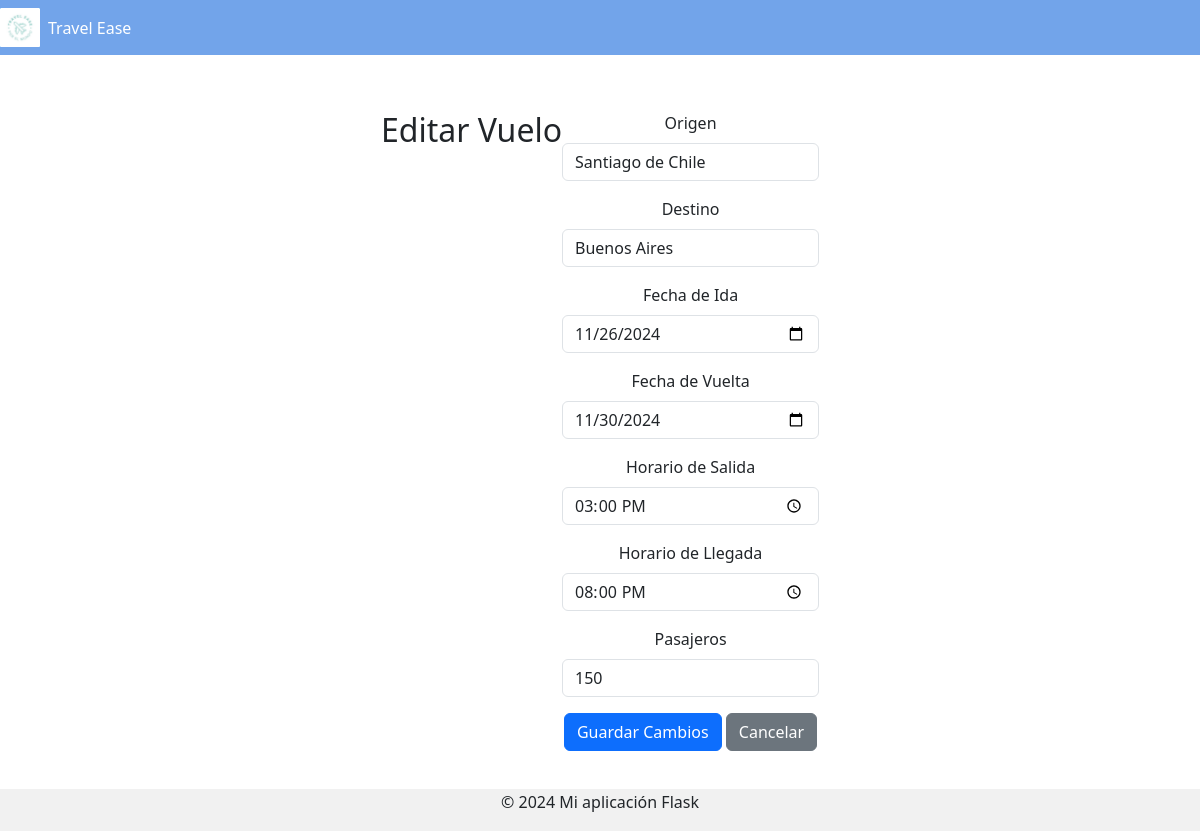
The page /busqueda/editar_vuelo/4 on the database its author committed.
### tables this page shows
CREATE TABLE vuelos (id INTEGER PRIMARY KEY AUTOINCREMENT, origen TEXT, destino TEXT, fecha_ida DATE, fecha_vuelta DATE, horario_salida DATETIME, horario_llegada DATETIME, pasajeros INTEGER);

### app/blueprints/busqueda/routes.py (the view)
@busqueda_bp.route('/editar_vuelo/<int:id>', methods=['GET', 'POST'])
def editar_vuelo(id):
    conexion = conectar()
    cursor = conexion.cursor()
    if request.method == 'POST':
        origen = request.form['origen']
        destino = request.form['destino']
        fecha_ida = request.form['fecha_ida']
        fecha_vuelta = request.form['fecha_vuelta']
        horario_salida = request.form['horario_salida']
        horario_llegada = request.form['horario_llegada']
        pasajeros = request.form['pasajeros']
        cursor.execute("""
            UPDATE vuelos
            SET origen = ?, destino = ?, fecha_ida = ?, fecha_vuelta = ?, horario_salida = ?, horario_llegada = ?, pasajeros = ?
            WHERE id = ?""",
            (origen, destino, fecha_ida, fecha_vuelta, horario_salida, horario_llegada, pasajeros, id)
        )
        conexion.commit()
        conexion.close()
        flash('Vuelo actualizado con éxito')
        return redirect(url_for('busqueda.ver_vuelos'))
    else:
        cursor.execute("SELECT * FROM vuelos WHERE id = ?", (id,))
        vuelo = cursor.fetchone()
        conexion.close()
        return render_template('busqueda/editar_vuelo.html', vuelo=vuelo)

### app/blueprints/busqueda/routes.py (called while the page is built)
def conectar():
    return sqlite3.connect('agencia_viajes.db')

### app/templates/busqueda/editar_vuelo.html (shortened to what this page needs)
<!DOCTYPE html>
<html lang="en">
<head>
  <link rel="stylesheet" href="{{ url_for('static', filename='css/style.css') }}">
  <link href="https://cdn.jsdelivr.net/npm/bootstrap@5.3.3/dist/css/bootstrap.min.css" rel="stylesheet">
</head>
<body>
  <header class="navbar">
    <div class="logo">
      <img src="{{ url_for('static', filename='css/ruta-del-logo.png') }}" alt="Logo de la Marca">
      <span>Travel Ease</span>
    </div>
  </header>
  <div class="container mt-4">
    <h2>Editar Vuelo</h2>
    <form method="POST">
      <div class="mb-3">
        <label for="origen" class="form-label">Origen</label>
        <input type="text" id="origen" name="origen" class="form-control" value="{{ vuelo[1] }}" required>
      </div>
      <div class="mb-3">
        <label for="destino" class="form-label">Destino</label>
        <input type="text" id="destino" name="destino" class="form-control" value="{{ vuelo[2] }}" required>
      </div>
      <div class="mb-3">
        <label for="fecha_ida" class="form-label">Fecha de Ida</label>
        <input type="date" id="fecha_ida" name="fecha_ida" class="form-control" value="{{ vuelo[3] }}" required>
      </div>
      <div class="mb-3">
        <label for="fecha_vuelta" class="form-label">Fecha de Vuelta</label>
        <input type="date" id="fecha_vuelta" name="fecha_vuelta" class="form-control" value="{{ vuelo[4] }}" required>
      </div>
      <div class="mb-3">
        <label for="horario_salida" class="form-label">Horario de Salida</label>
        <input type="time" id="horario_salida" name="horario_salida" class="form-control" value="{{ vuelo[5] }}" required>
      </div>
      <div class="mb-3">
        <label for="horario_llegada" class="form-label">Horario de Llegada</label>
        <input type="time" id="horario_llegada" name="horario_llegada" class="form-control" value="{{ vuelo[6] }}" required>
      </div>
      <div class="mb-3">
        <label for="pasajeros" class="form-label">Pasajeros</label>
        <input type="number" id="pasajeros" name="pasajeros" class="form-control" value="{{ vuelo[7] }}" required>
      </div>
      <button type="submit" class="btn btn-primary">Guardar Cambios</button>
      <a href="{{ url_for('busqueda.ver_vuelos') }}" class="btn btn-secondary">Cancelar</a>
    </form>
  </div>
  <br><br>
  <footer class="text-center mt-4">
    <p>© 2024 Mi aplicación Flask</p>
  </footer>
</body>
</html>

### app/static/css/style.css (style rules this page uses)
* { padding: 0; margin: 0; }
.navbar { display: flex; justify-content: space-between; align-items: center; padding: 1rem 2rem; background-color: #72a4ea; color: white; }
.logo { display: flex; align-items: center; }
.logo img { width: 40px; height: auto; margin-right: 0.5rem; }
.container { display: flex; justify-content: center; padding: 2rem; flex-wrap: wrap; }
h2 { color: #333; font-size: 1.5rem; }
button { background-color: #72a4ea; color: white; border: none; padding: 10px 15px; border-radius: 5px; cursor: pointer; }
.container { text-align: center; }
.btn { padding: 10px 20px; }
body { font-family: Arial, sans-serif; line-height: 1.6; }
footer { background-color: #f1f1f1; text-align: center; padding: 1px; position: fixed; width: 100%; bottom: 0; }

### rows shown on the page
vuelos: origen "Santiago de Chile", destino "Buenos Aires", fecha_ida "11/26/2024", fecha_vuelta "11/30/2024", horario_salida "15:00", horario_llegada "20:00", pasajeros "150"
